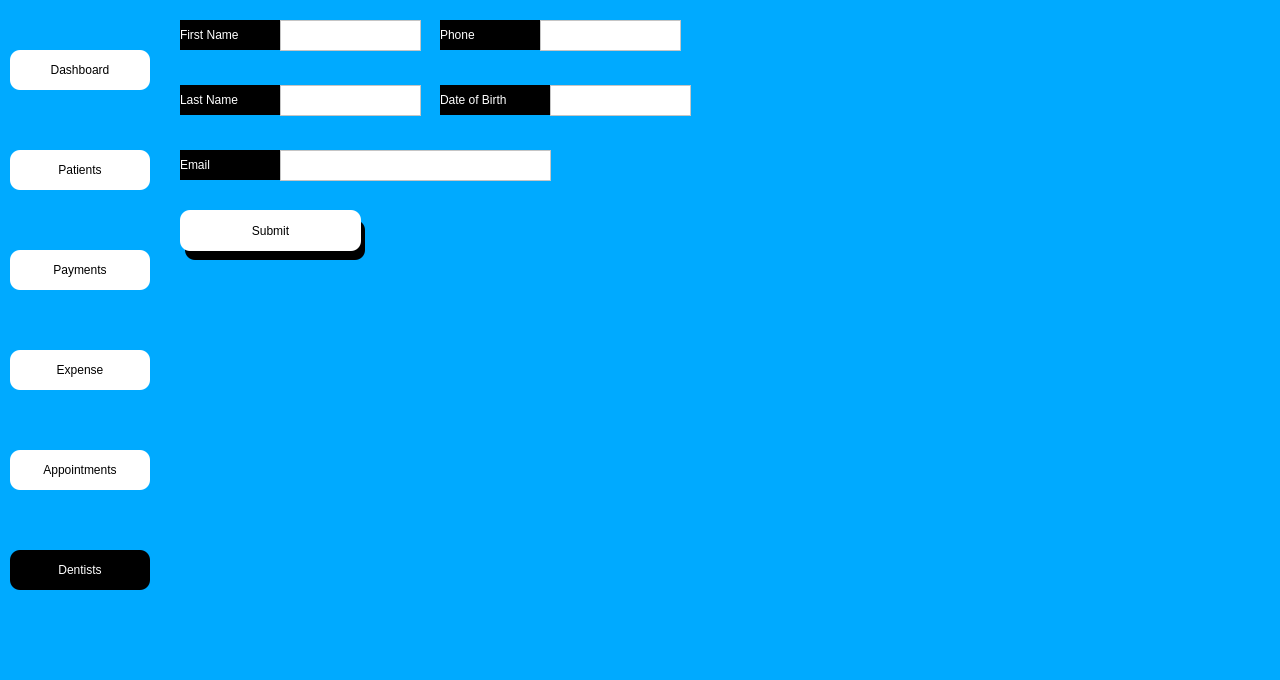
<?xml version="1.0" encoding="UTF-8"?>
<ui version="4.0">
 <class>Dialog</class>
 <widget class="QDialog" name="Dialog">
  <property name="geometry">
   <rect>
    <x>0</x>
    <y>0</y>
    <width>1280</width>
    <height>680</height>
   </rect>
  </property>
  <property name="windowTitle">
   <string>Dialog</string>
  </property>
  <property name="styleSheet">
   <string notr="true">background-color: rgb(0, 170, 255);</string>
  </property>
  <widget class="QWidget" name="side_bar" native="true">
   <property name="geometry">
    <rect>
     <x>0</x>
     <y>0</y>
     <width>160</width>
     <height>681</height>
    </rect>
   </property>
   <property name="styleSheet">
    <string notr="true">
background-color: rgba(170, 170, 255,.5);
</string>
   </property>
   <widget class="QPushButton" name="patient_btn">
    <property name="geometry">
     <rect>
      <x>10</x>
      <y>150</y>
      <width>140</width>
      <height>40</height>
     </rect>
    </property>
    <property name="styleSheet">
     <string notr="true">QPushButton{


font:  14pt &quot;Segoe UI &quot;;
background-color: rgb(255, 255, 255);
border-top-left-radius:10px;
border-bottom-left-radius:10px;
border-top-right-radius:10px;
border-bottom-right-radius:10px;}
QPushButton:hover{
	background-color: rgb(161, 161, 161);
	color: rgb(255, 255, 255);
}</string>
    </property>
    <property name="text">
     <string>Patients</string>
    </property>
    <property name="icon">
     <iconset>
      <normaloff>../Medico_modern/patientdownload .png</normaloff>../Medico_modern/patientdownload .png</iconset>
    </property>
   </widget>
   <widget class="QPushButton" name="dash_btn">
    <property name="geometry">
     <rect>
      <x>10</x>
      <y>50</y>
      <width>140</width>
      <height>40</height>
     </rect>
    </property>
    <property name="styleSheet">
     <string notr="true">QPushButton{


font:  14pt &quot;Segoe UI &quot;;
background-color: rgb(255, 255, 255);
border-top-left-radius:10px;
border-bottom-left-radius:10px;
border-top-right-radius:10px;
border-bottom-right-radius:10px;}
QPushButton:hover{
	background-color: rgb(161, 161, 161);
	color: rgb(255, 255, 255);
}</string>
    </property>
    <property name="text">
     <string>Dashboard</string>
    </property>
    <property name="icon">
     <iconset>
      <normaloff>../Medico_modern/dashboard.png</normaloff>../Medico_modern/dashboard.png</iconset>
    </property>
   </widget>
   <widget class="QPushButton" name="appointment_btn">
    <property name="geometry">
     <rect>
      <x>10</x>
      <y>450</y>
      <width>140</width>
      <height>40</height>
     </rect>
    </property>
    <property name="styleSheet">
     <string notr="true">QPushButton{


font:  14pt &quot;Segoe UI &quot;;
background-color: rgb(255, 255, 255);
border-top-left-radius:10px;
border-bottom-left-radius:10px;
border-top-right-radius:10px;
border-bottom-right-radius:10px;}
QPushButton:hover{
	background-color: rgb(161, 161, 161);
	color: rgb(255, 255, 255);
}</string>
    </property>
    <property name="text">
     <string>Appointments</string>
    </property>
    <property name="icon">
     <iconset>
      <normaloff>../Medico_modern/appointmentdownload (1).png</normaloff>../Medico_modern/appointmentdownload (1).png</iconset>
    </property>
   </widget>
   <widget class="QPushButton" name="dentist_btn">
    <property name="geometry">
     <rect>
      <x>10</x>
      <y>550</y>
      <width>140</width>
      <height>40</height>
     </rect>
    </property>
    <property name="styleSheet">
     <string notr="true">
QPushButton{


font:  14pt &quot;Segoe UI &quot;;
background-color: rgb(255, 255, 255);
border-top-left-radius:10px;
border-bottom-left-radius:10px;
border-top-right-radius:10px;
border-bottom-right-radius:10px;

	background-color: rgb(0, 0, 0);
	color: rgb(255, 255, 255);
}

QPushButton:hover{
	background-color: rgb(161, 161, 161);
	color: rgb(255, 255, 255);
}
</string>
    </property>
    <property name="text">
     <string>Dentists</string>
    </property>
    <property name="icon">
     <iconset>
      <normaloff>../Medico_modern/dentistimages.png</normaloff>../Medico_modern/dentistimages.png</iconset>
    </property>
   </widget>
   <widget class="QPushButton" name="expense_btn">
    <property name="geometry">
     <rect>
      <x>10</x>
      <y>350</y>
      <width>140</width>
      <height>40</height>
     </rect>
    </property>
    <property name="styleSheet">
     <string notr="true">QPushButton{


font:  14pt &quot;Segoe UI &quot;;
background-color: rgb(255, 255, 255);
border-top-left-radius:10px;
border-bottom-left-radius:10px;
border-top-right-radius:10px;
border-bottom-right-radius:10px;}
QPushButton:hover{
	background-color: rgb(161, 161, 161);
	color: rgb(255, 255, 255);
}</string>
    </property>
    <property name="text">
     <string>Expense</string>
    </property>
    <property name="icon">
     <iconset>
      <normaloff>../Medico_modern/billingdownload (1).png</normaloff>../Medico_modern/billingdownload (1).png</iconset>
    </property>
   </widget>
   <widget class="QPushButton" name="payment_btn">
    <property name="geometry">
     <rect>
      <x>10</x>
      <y>250</y>
      <width>140</width>
      <height>40</height>
     </rect>
    </property>
    <property name="styleSheet">
     <string notr="true">QPushButton{


font:  14pt &quot;Segoe UI &quot;;
background-color: rgb(255, 255, 255);
border-top-left-radius:10px;
border-bottom-left-radius:10px;
border-top-right-radius:10px;
border-bottom-right-radius:10px;}
QPushButton:hover{
	background-color: rgb(161, 161, 161);
	color: rgb(255, 255, 255);
}</string>
    </property>
    <property name="text">
     <string>Payments</string>
    </property>
    <property name="icon">
     <iconset>
      <normaloff>../Medico_modern/patientdownload .png</normaloff>../Medico_modern/patientdownload .png</iconset>
    </property>
   </widget>
  </widget>
  <widget class="QLabel" name="label">
   <property name="geometry">
    <rect>
     <x>180</x>
     <y>20</y>
     <width>101</width>
     <height>30</height>
    </rect>
   </property>
   <property name="styleSheet">
    <string notr="true">
color: rgb(255, 255, 255);
background-color: rgb(0, 0, 0);

font:  14pt &quot;Segoe UI &quot;;</string>
   </property>
   <property name="text">
    <string>First Name</string>
   </property>
  </widget>
  <widget class="QTextEdit" name="add_fname">
   <property name="geometry">
    <rect>
     <x>280</x>
     <y>20</y>
     <width>141</width>
     <height>31</height>
    </rect>
   </property>
   <property name="styleSheet">
    <string notr="true">background-color: rgb(255, 255, 255);</string>
   </property>
  </widget>
  <widget class="QLabel" name="label_2">
   <property name="geometry">
    <rect>
     <x>180</x>
     <y>85</y>
     <width>101</width>
     <height>30</height>
    </rect>
   </property>
   <property name="styleSheet">
    <string notr="true">
color: rgb(255, 255, 255);
background-color: rgb(0, 0, 0);

font:  14pt &quot;Segoe UI &quot;;</string>
   </property>
   <property name="text">
    <string>Last Name</string>
   </property>
  </widget>
  <widget class="QLabel" name="label_3">
   <property name="geometry">
    <rect>
     <x>180</x>
     <y>150</y>
     <width>101</width>
     <height>30</height>
    </rect>
   </property>
   <property name="styleSheet">
    <string notr="true">
color: rgb(255, 255, 255);
background-color: rgb(0, 0, 0);

font:  14pt &quot;Segoe UI &quot;;</string>
   </property>
   <property name="text">
    <string>Email</string>
   </property>
  </widget>
  <widget class="QLabel" name="label_4">
   <property name="geometry">
    <rect>
     <x>440</x>
     <y>20</y>
     <width>101</width>
     <height>30</height>
    </rect>
   </property>
   <property name="styleSheet">
    <string notr="true">
color: rgb(255, 255, 255);
background-color: rgb(0, 0, 0);

font:  14pt &quot;Segoe UI &quot;;</string>
   </property>
   <property name="text">
    <string>Phone</string>
   </property>
  </widget>
  <widget class="QLabel" name="label_5">
   <property name="geometry">
    <rect>
     <x>440</x>
     <y>85</y>
     <width>111</width>
     <height>30</height>
    </rect>
   </property>
   <property name="styleSheet">
    <string notr="true">
color: rgb(255, 255, 255);
background-color: rgb(0, 0, 0);

font:  14pt &quot;Segoe UI &quot;;</string>
   </property>
   <property name="text">
    <string>Date of Birth</string>
   </property>
  </widget>
  <widget class="QTextEdit" name="add_lname">
   <property name="geometry">
    <rect>
     <x>280</x>
     <y>85</y>
     <width>141</width>
     <height>31</height>
    </rect>
   </property>
   <property name="styleSheet">
    <string notr="true">background-color: rgb(255, 255, 255);</string>
   </property>
  </widget>
  <widget class="QTextEdit" name="add_email">
   <property name="geometry">
    <rect>
     <x>280</x>
     <y>150</y>
     <width>271</width>
     <height>31</height>
    </rect>
   </property>
   <property name="styleSheet">
    <string notr="true">background-color: rgb(255, 255, 255);</string>
   </property>
  </widget>
  <widget class="QTextEdit" name="add_phone">
   <property name="geometry">
    <rect>
     <x>540</x>
     <y>20</y>
     <width>141</width>
     <height>31</height>
    </rect>
   </property>
   <property name="styleSheet">
    <string notr="true">background-color: rgb(255, 255, 255);</string>
   </property>
  </widget>
  <widget class="QTextEdit" name="add_dob">
   <property name="geometry">
    <rect>
     <x>550</x>
     <y>85</y>
     <width>141</width>
     <height>31</height>
    </rect>
   </property>
   <property name="styleSheet">
    <string notr="true">background-color: rgb(255, 255, 255);</string>
   </property>
  </widget>
  <widget class="QPushButton" name="pushButton">
   <property name="geometry">
    <rect>
     <x>180</x>
     <y>210</y>
     <width>181</width>
     <height>41</height>
    </rect>
   </property>
   <property name="styleSheet">
    <string notr="true">QPushButton{


font:  14pt &quot;Segoe UI &quot;;
background-color: rgb(255, 255, 255);
border-top-left-radius:10px;
border-bottom-left-radius:10px;
border-top-right-radius:10px;
border-bottom-right-radius:10px;}
QPushButton:hover{
	background-color: rgb(161, 161, 161);
	color: rgb(255, 255, 255);
}</string>
   </property>
   <property name="text">
    <string>Submit</string>
   </property>
  </widget>
  <widget class="QLabel" name="label_6">
   <property name="geometry">
    <rect>
     <x>0</x>
     <y>0</y>
     <width>1280</width>
     <height>680</height>
    </rect>
   </property>
   <property name="text">
    <string/>
   </property>
   <property name="pixmap">
    <pixmap>../Images/sam-moghadam-khamseh-I-kDEBUMAaQ-unsplash.jpg</pixmap>
   </property>
   <property name="scaledContents">
    <bool>true</bool>
   </property>
  </widget>
  <widget class="QLabel" name="label_7">
   <property name="geometry">
    <rect>
     <x>185</x>
     <y>220</y>
     <width>180</width>
     <height>40</height>
    </rect>
   </property>
   <property name="styleSheet">
    <string notr="true">background-color: rgb(0, 0, 0);
font: 12pt &quot;MS Shell Dlg 2&quot;;
border-top-left-radius:10px;
border-bottom-left-radius:10px;
border-top-right-radius:10px;
border-bottom-right-radius:10px;
color: rgb(255, 255, 255);
</string>
   </property>
   <property name="text">
    <string/>
   </property>
  </widget>
  <zorder>label_6</zorder>
  <zorder>side_bar</zorder>
  <zorder>label</zorder>
  <zorder>add_fname</zorder>
  <zorder>label_2</zorder>
  <zorder>label_3</zorder>
  <zorder>label_4</zorder>
  <zorder>label_5</zorder>
  <zorder>add_lname</zorder>
  <zorder>add_email</zorder>
  <zorder>add_phone</zorder>
  <zorder>add_dob</zorder>
  <zorder>label_7</zorder>
  <zorder>pushButton</zorder>
 </widget>
 <resources/>
 <connections/>
</ui>
